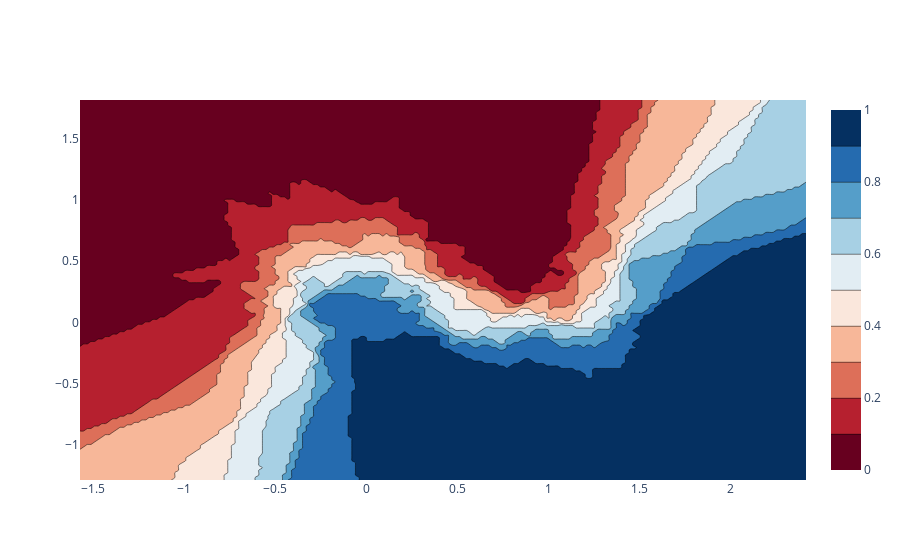

The notebook cell this image was saved under:
### Markdown cell above
## Probability Estimates with go.Contour

### Code cell
mesh_size = .02
margin = 0.25

# Load and split data
X, y = make_moons(noise=0.3, random_state=0)
X_train, X_test, y_train, y_test = train_test_split(
    X, y.astype(str), test_size=0.25, random_state=0)

# Create a mesh grid on which we will run our model
x_min, x_max = X[:, 0].min() - margin, X[:, 0].max() + margin
y_min, y_max = X[:, 1].min() - margin, X[:, 1].max() + margin
xrange = np.arange(x_min, x_max, mesh_size)
yrange = np.arange(y_min, y_max, mesh_size)
xx, yy = np.meshgrid(xrange, yrange)

# Create classifier, run predictions on grid
clf = KNeighborsClassifier(15, weights='uniform')
clf.fit(X, y)
Z = clf.predict_proba(np.c_[xx.ravel(), yy.ravel()])[:, 1]
Z = Z.reshape(xx.shape)


# Plot the figure
fig = go.Figure(data=[
    go.Contour(
        x=xrange,
        y=yrange,
        z=Z,
        colorscale='RdBu'
    )
])
fig.show()

### Figure 1 — Plotly figure (JSON) as saved in the notebook; plotly's stock layout.template omitted (floating-point values rounded to 4 significant figures; data arrays with more than 128 entries replaced by an {"elided": "..."} marker saying what was removed)
{"data": [{"autocontour": true, "colorscale": [[0, "rgb(103,0,31)"], [0.1, "rgb(178,24,43)"], [0.2, "rgb(214,96,77)"], [0.3, "rgb(244,165,130)"], [0.4, "rgb(253,219,199)"], [0.5, "rgb(247,247,247)"], [0.6, "rgb(209,229,240)"], [0.7, "rgb(146,197,222)"], [0.8, "rgb(67,147,195)"], [0.9, "rgb(33,102,172)"], [1, "rgb(5,48,97)"]], "contours": {"end": 0.9, "size": 0.1, "start": 0.1}, "type": "contour", "x": {"elided": "200 float values"}, "y": {"elided": "156 float values"}, "z": {"elided": "156x200 float values"}}], "layout": {"autosize": true, "xaxis": {"autorange": true, "range": [-1.569, 2.411], "type": "linear"}, "yaxis": {"autorange": true, "range": [-1.286, 1.814], "type": "linear"}}}
